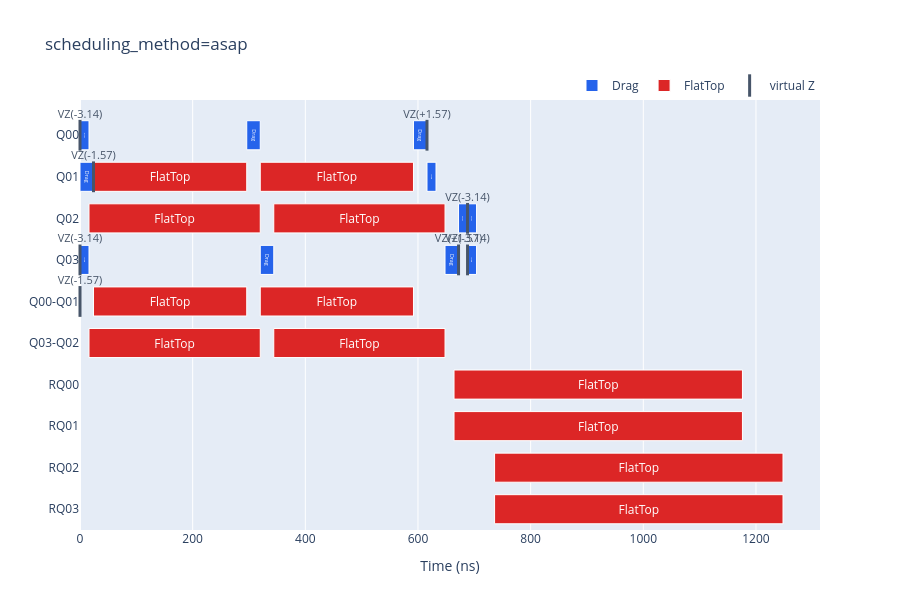

Notebook source saved alongside this figure:
### Code cell
build_pulse_schedule_timeline_figure(schedule_asap, title="scheduling_method=asap").show()

### Figure 1 — Plotly figure (JSON) as saved in the notebook; plotly's stock layout.template omitted (floating-point values rounded to 4 significant figures)
{"data": [{"base": [0.0, 296.0, 592.0, 0.0, 616.0, 672.0, 688.0, 0.0, 320.0, 648.0, 688.0], "hovertemplate": "Drag<br>start=%{base:.1f} ns<br>duration=%{x:.1f} ns<extra></extra>", "insidetextanchor": "middle", "marker": {"color": "#2563eb", "line": {"color": "#ffffff", "width": 1}}, "name": "Drag", "orientation": "h", "text": "Drag", "textposition": "inside", "type": "bar", "x": [16.0, 24.0, 24.0, 24.0, 16.0, 16.0, 16.0, 16.0, 24.0, 24.0, 16.0], "y": ["Q00", "Q00", "Q00", "Q01", "Q01", "Q02", "Q02", "Q03", "Q03", "Q03", "Q03"]}, {"base": [24.0, 320.0, 16.0, 344.0, 24.0, 320.0, 16.0, 344.0, 664.0, 664.0, 736.0, 736.0], "hovertemplate": "FlatTop<br>start=%{base:.1f} ns<br>duration=%{x:.1f} ns<extra></extra>", "insidetextanchor": "middle", "marker": {"color": "#dc2626", "line": {"color": "#ffffff", "width": 1}}, "name": "FlatTop", "orientation": "h", "text": "FlatTop", "textposition": "inside", "type": "bar", "x": [272.0, 272.0, 304.0, 304.0, 272.0, 272.0, 304.0, 304.0, 512.0, 512.0, 512.0, 512.0], "y": ["Q01", "Q01", "Q02", "Q02", "Q00-Q01", "Q00-Q01", "Q03-Q02", "Q03-Q02", "RQ00", "RQ01", "RQ02", "RQ03"]}, {"cliponaxis": false, "customdata": [["VirtualZ", -3.142], ["VirtualZ", 1.571], ["VirtualZ", -1.571], ["VirtualZ", -3.142], ["VirtualZ", -3.142], ["VirtualZ", 1.571], ["VirtualZ", -3.142], ["VirtualZ", -1.571]], "hovertemplate": "%{customdata[0]}<br>t=%{x:.1f} ns<br>theta=%{customdata[1]:.3f} rad<extra></extra>", "marker": {"color": "#475569", "line": {"color": "#475569", "width": 3}, "size": 22, "symbol": "line-ns-open"}, "mode": "markers+text", "name": "virtual Z", "text": ["VZ(-3.14)", "VZ(+1.57)", "VZ(-1.57)", "VZ(-3.14)", "VZ(-3.14)", "VZ(+1.57)", "VZ(-3.14)", "VZ(-1.57)"], "textfont": {"color": "#475569", "size": 11}, "textposition": "top center", "type": "scatter", "x": [0.0, 616.0, 24.0, 688.0, 0.0, 672.0, 688.0, 0.0], "y": ["Q00", "Q00", "Q01", "Q02", "Q03", "Q03", "Q03", "Q00-Q01"]}], "layout": {"bargap": 0.3, "barmode": "overlay", "height": 610, "legend": {"orientation": "h", "x": 1.0, "xanchor": "right", "y": 1.0, "yanchor": "bottom"}, "title": {"text": "scheduling_method=asap"}, "width": 900, "xaxis": {"rangemode": "tozero", "title": {"text": "Time (ns)"}}, "yaxis": {"categoryarray": ["RQ03", "RQ02", "RQ01", "RQ00", "Q03-Q02", "Q00-Q01", "Q03", "Q02", "Q01", "Q00"], "categoryorder": "array"}}}
